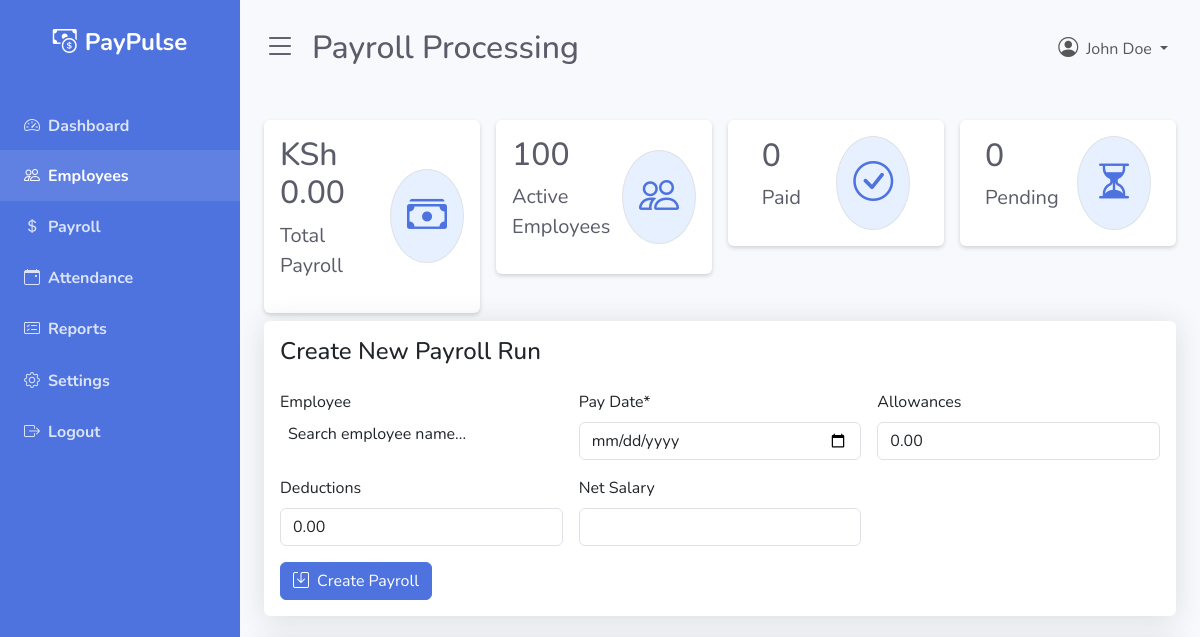
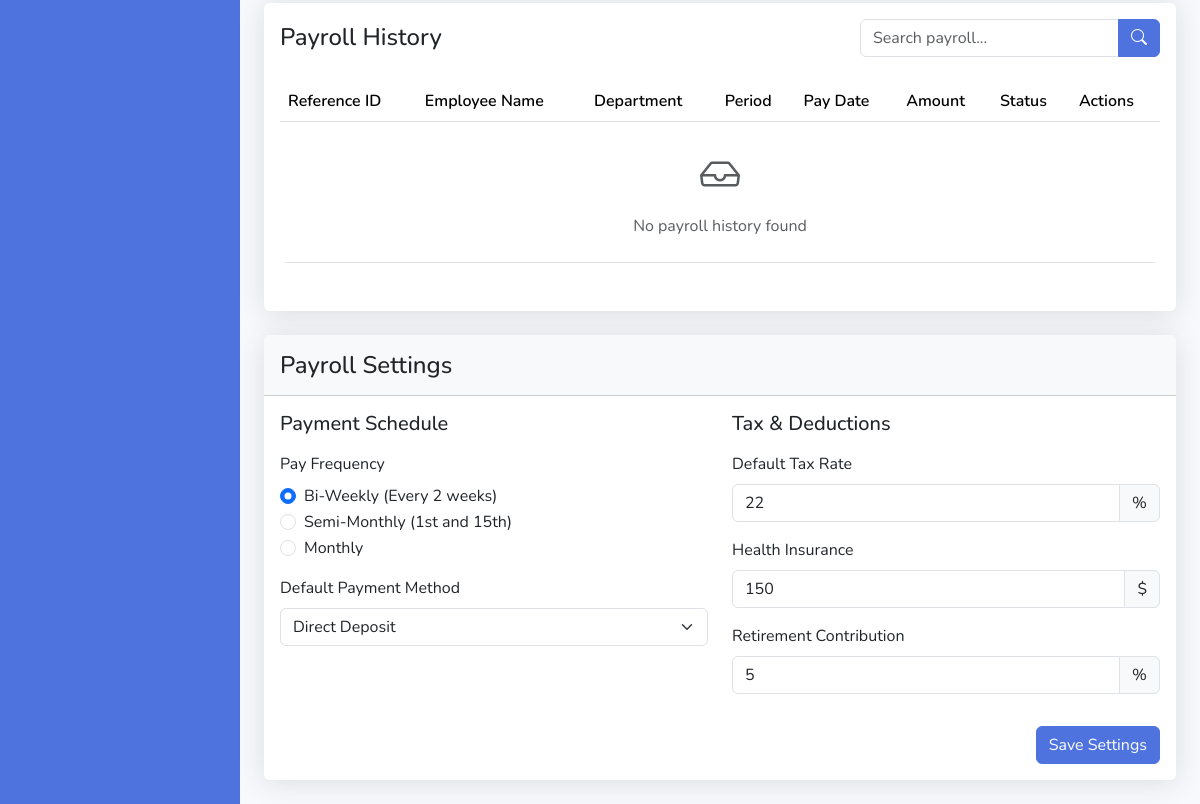
/payroll/, run on an earlier commit of the app's database (2 pictures, top to bottom).
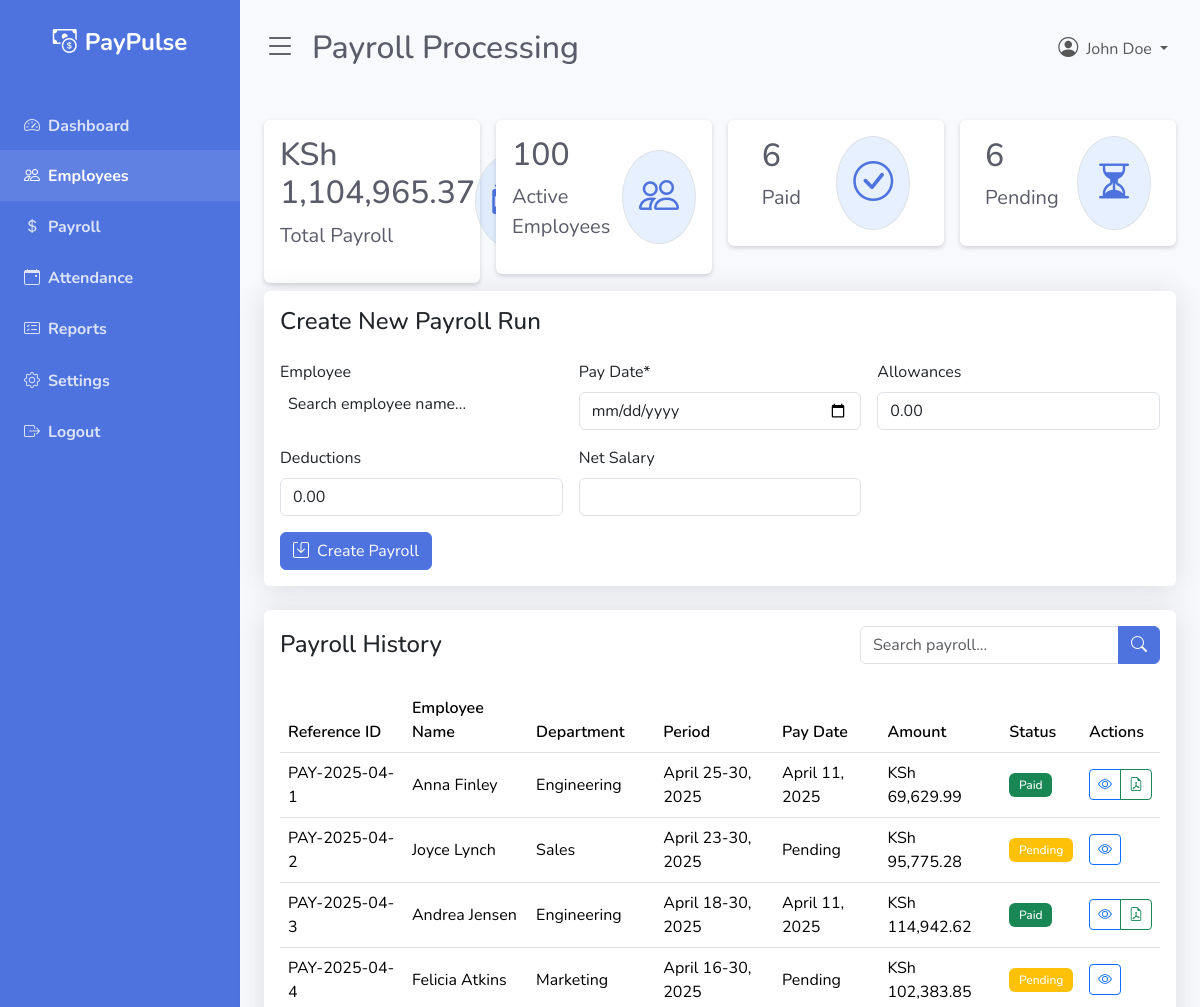
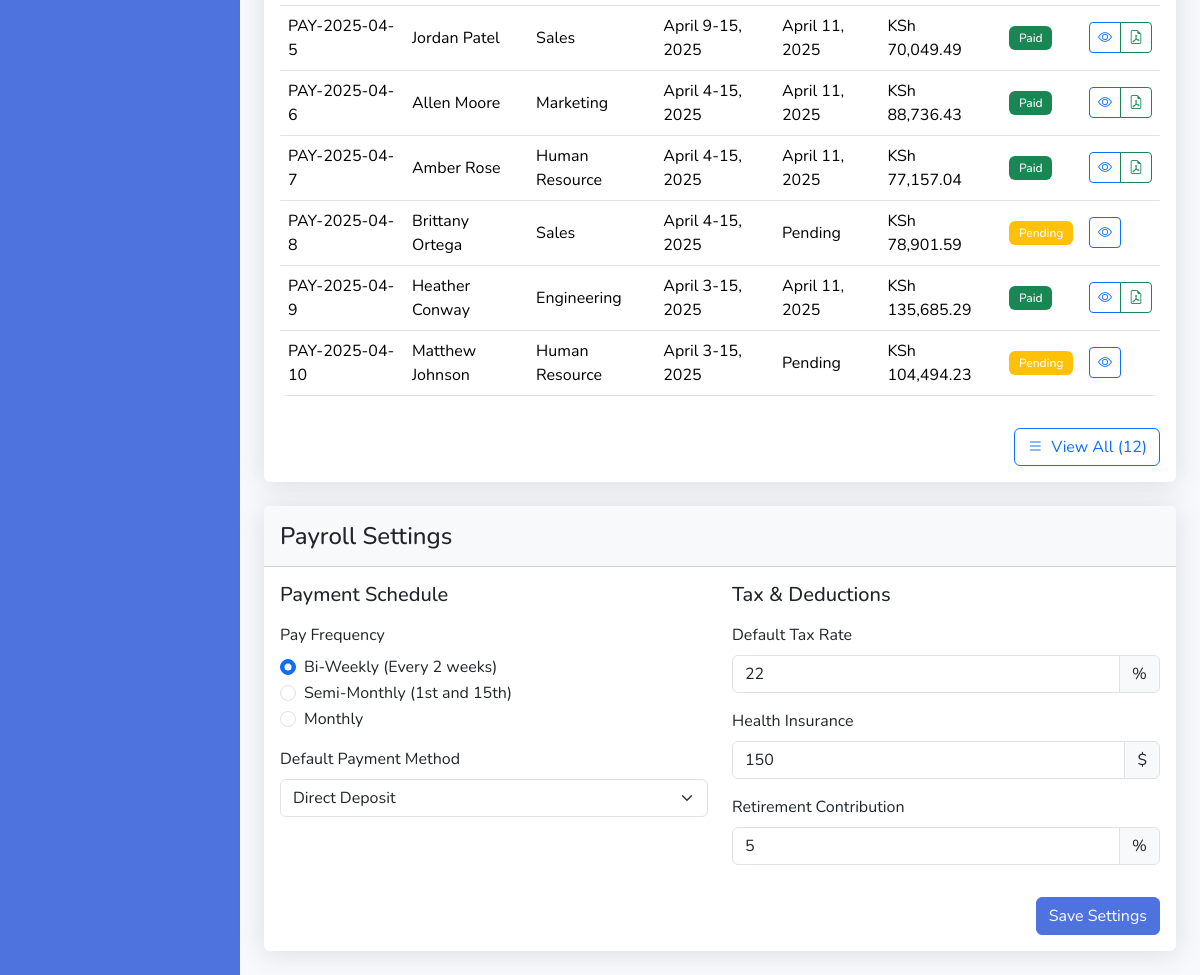
And on a later commit of the database (2 pictures, top to bottom).
### payroll/models.py (models this page shows, shortened)
class Payroll(models.Model):
    PAYMENT_STATUS_CHOICES = [
        ('paid', 'Paid'),
        ('pending', 'Pending'),
    ]
    employee = models.ForeignKey(Employee, on_delete=models.CASCADE, related_name='payrolls')
    pay_period = models.DateField(
        default=timezone.now,
        help_text="Period for which this payroll is generated"
    )
    gross_salary = models.DecimalField(max_digits=10, decimal_places=2)
    total_allowances = models.DecimalField(max_digits=10, decimal_places=2, default=0.00)
    total_deductions = models.DecimalField(max_digits=10, decimal_places=2, default=0.00)
    net_salary = models.DecimalField(max_digits=10, decimal_places=2)
    payment_status = models.CharField(
        max_length=20,
        choices=PAYMENT_STATUS_CHOICES,
        default='pending'
    )
    payment_date = models.DateField(blank=True, null=True)
    created_at = models.DateTimeField(auto_now_add=True)
    updated_at = models.DateTimeField(auto_now=True)
    class Meta:
        ordering = ['-pay_period', 'employee__first_name']
        unique_together = ['employee', 'pay_period']

class Employee(models.Model):
    ACTIVE_STATUS = [
        ('active', 'Active'),
        ('on_leave', 'On Leave'),
        ('probation', 'Probation'),
    ]
    DEPARTMENT_CHOICES = [
        ('engineering', 'Engineering'),
        ('marketing', 'Marketing'),
        ('sales', 'Sales'),
        ('human_resource', 'Human Resource'),
        ('finance', 'Finance'),
        ('design', 'Design'),
    ]
    first_name = models.CharField(max_length=30)
    last_name = models.CharField(max_length=30)
    email = models.EmailField()
    phone_number = models.CharField(max_length=15, blank=True, null=True)
    hire_date = models.DateField()
    department = models.CharField(
        max_length=20,
        choices=DEPARTMENT_CHOICES,
        null=True,
        blank=True,
    )
    salary = models.DecimalField(max_digits=10, decimal_places=2)
    is_active = models.CharField(
        max_length=10,
        choices=ACTIVE_STATUS,
        default='active',
    )

### payroll/views.py (the view)
# urls.py: path('', include('payroll.urls')),
def payroll(request):
    show_all = request.GET.get('show_all', False)
    active_employees = Employee.objects.filter(is_active='active').order_by('first_name', 'last_name')
    total_payroll = Payroll.objects.aggregate(total=models.Sum('gross_salary'))['total'] or 0
    total_employees = Employee.objects.filter(is_active='active').count()
    paid_count = Payroll.objects.filter(payment_status='paid').count()
    pending_count = Payroll.objects.filter(payment_status='pending').count()
    if show_all:
        payroll_history = Payroll.objects.select_related('employee').order_by('-pay_period', 'employee__first_name')
    else:
        payroll_history = Payroll.objects.select_related('employee').order_by('-pay_period', 'employee__first_name')[:10]
    context = {
        'active_employees': active_employees,
        'payroll_history': payroll_history,
        'show_all': show_all,
        'total_payrolls': Payroll.objects.count(),
        'total_payroll': "{:,.2f}".format(total_payroll),  # Format with commas
        'total_employees': total_employees,
        'paid_count': paid_count,
        'pending_count': pending_count,
    }
    return render(request, 'payroll/payroll.html', context)

### payroll/templates/payroll/payroll.html (shortened to what this page needs)
{% load static %}
{% load humanize %}
<!DOCTYPE html>
<html lang="en">
<head>
  <link rel="stylesheet" href="https://cdn.jsdelivr.net/npm/bootstrap@5.3.2/dist/css/bootstrap.min.css">
  <link rel="stylesheet" href="https://cdn.jsdelivr.net/npm/bootstrap-icons@1.11.1/font/bootstrap-icons.css">
  <link rel="stylesheet" href="{% static 'css/style.css'%}">
  {% block extra_css %}
  <link href="https://cdn.jsdelivr.net/npm/select2@4.1.0-rc.0/dist/css/select2.min.css" rel="stylesheet" />
  <link href="https://cdn.jsdelivr.net/npm/select2-bootstrap-5-theme@1.3.0/dist/select2-bootstrap-5-theme.min.css" rel="stylesheet" />
  {% endblock %}
</head>
<body>
  <div class="d-flex" id="wrapper">
     {% include 'sidebar.html'%}
    <div id="page-content-wrapper">
      <nav class="navbar navbar-expand-lg navbar-light bg-transparent py-4 px-4">
        <div class="d-flex align-items-center">
          <i class="bi bi-list fs-2 me-3" id="menu-toggle"></i>
          <h2 class="fs-2 m-0">Payroll Processing</h2>
        </div>
        <div class="collapse navbar-collapse" id="navbarSupportedContent">
          <ul class="navbar-nav ms-auto mb-2 mb-lg-0">
            <li class="nav-item dropdown">
              <a class="nav-link dropdown-toggle" href="#" id="navbarDropdown"
                role="button" data-bs-toggle="dropdown" aria-expanded="false">
                <i class="bi bi-person-circle fs-5 me-2"></i>John Doe
              </a>
            </li>
          </ul>
        </div>
      </nav>
      <div class="container-fluid px-4">
        <div class="row g-3 my-2">
            <div class="col-md-3">
                <div class="p-3 bg-white shadow-sm d-flex justify-content-around align-items-center rounded card-hover">
                    <div>
                        <h3 class="fs-2">KSh {{ total_payroll }}</h3>
                        <p class="fs-5">Total Payroll</p>
                    </div>
                    <i class="bi bi-cash-stack fs-1 primary-text border rounded-full bg-primary-light p-3"></i>
                </div>
            </div>
            <div class="col-md-3">
                <div class="p-3 bg-white shadow-sm d-flex justify-content-around align-items-center rounded card-hover">
                    <div>
                        <h3 class="fs-2">{{ total_employees }}</h3>
                        <p class="fs-5">Active Employees</p>
                    </div>
                    <i class="bi bi-people fs-1 primary-text border rounded-full bg-primary-light p-3"></i>
                </div>
            </div>
            <div class="col-md-3">
                <div class="p-3 bg-white shadow-sm d-flex justify-content-around align-items-center rounded card-hover">
                    <div>
                        <h3 class="fs-2">{{ paid_count }}</h3>
                        <p class="fs-5">Paid</p>
                    </div>
                    <i class="bi bi-check-circle fs-1 primary-text border rounded-full bg-primary-light p-3"></i>
                </div>
            </div>
            <div class="col-md-3">
                <div class="p-3 bg-white shadow-sm d-flex justify-content-around align-items-center rounded card-hover">
                    <div>
                        <h3 class="fs-2">{{ pending_count }}</h3>
                        <p class="fs-5">Pending</p>
                    </div>
                    <i class="bi bi-hourglass-split fs-1 primary-text border rounded-full bg-primary-light p-3"></i>
                </div>
            </div>
        </div>
        <div class="row mb-4">
          <div class="col-12">
            <div class="card border-0 shadow">
              <div class="card-body">
                <h4 class="card-title mb-4">Create New Payroll Run</h4>
                <form id="payrollForm" class="row g-3" method="POST" action="{% url 'generate_payroll' %}">
                  <div class="col-md-4">
                    <label for="employee" class="form-label">Employee</label>
                  </div>
                  <div class="col-md-4">
                    <label for="pay_date" class="form-label">Pay Date*</label>
                    <input type="date" class="form-control" id="pay_date" name="pay_date" required>
                  </div>
                  <div class="col-md-4">
                    <label for="total_allowances" class="form-label">Allowances</label>
                    <input type="number" class="form-control" id="total_allowances" name="total_allowances" value="0.00" step="0.01" min="0">
                  </div>
                  <div class="col-md-4">
                    <label for="total_deductions" class="form-label">Deductions</label>
                    <input type="number" class="form-control" id="total_deductions" name="total_deductions" value="0.00" step="0.01" min="0">
                  </div>
                  <div class="col-md-4">
                    <label for="net_salary" class="form-label">Net Salary</label>
                    <input type="text" class="form-control" id="net_salary" readonly>
                  </div>
                  <div class="col-12">
                    <button type="submit" class="btn btn-primary">
                      <i class="bi bi-save me-2"></i>Create Payroll
                    </button>
                  </div>
                </form>
              </div>
            </div>
          </div>
        </div>
        <div class="row mb-4">
          <div class="col-12">
            <div class="card border-0 shadow">
              <div class="card-body">
                <div class="d-flex justify-content-between align-items-center mb-4">
                  <h4 class="card-title mb-0">Payroll History</h4>
                  <div class="input-group" style="width: 300px;">
                    <input type="text" class="form-control" id="searchPayroll" placeholder="Search payroll...">
                    <button class="btn btn-primary" type="button">
                      <i class="bi bi-search"></i>
                    </button>
                  </div>
                </div>
                <div class="table-responsive">
                  <table class="table align-middle" id="payrollHistoryTable">
                    <thead>
                      <tr>
                        <th>Reference ID</th>
                        <th>Employee Name</th>
                        <th>Department</th>
                        <th>Period</th>
                        <th>Pay Date</th>
                        <th>Amount</th>
                        <th>Status</th>
                        <th>Actions</th>
                      </tr>
                    </thead>
                    <tbody>
                      {% for payroll in payroll_history %}
                      <tr>
                        <td>PAY-{{ payroll.pay_period|date:"Y-m" }}-{{ forloop.counter }}</td>
                        <td>{{ payroll.employee.first_name }} {{ payroll.employee.last_name }}</td>
                        <td>{{ payroll.employee.get_department_display }}</td>
                        <td>{{ payroll.pay_period|date:"F j-" }}{% if payroll.pay_period.day <= 15 %}15{% else %}{{ payroll.pay_period|date:"t" }}{% endif %}, {{ payroll.pay_period|date:"Y" }}</td>
                        <td>{{ payroll.payment_date|date:"F j, Y"|default:"Pending" }}</td>
                        <td>KSh {{ payroll.gross_salary|floatformat:2|intcomma }}</td>
                        <td>
                          <span class="badge {% if payroll.payment_status == 'paid' %}bg-success{% else %}bg-warning{% endif %}">
                            {{ payroll.get_payment_status_display }}
                          </span>
                        </td>
                        <td>
                          <div class="btn-group">
                            <a href="{% url 'payroll_detail' payroll.id %}" class="btn btn-sm btn-outline-primary">
                              <i class="bi bi-eye"></i>
                            </a>
                            {% if payroll.payment_status == 'paid' %}
                            <button type="button"
                                    class="btn btn-sm btn-outline-success"
                                    onclick="generatePDF('{{ payroll.id }}')"
                                    title="Download PDF">
                                <i class="bi bi-file-earmark-pdf"></i>
                            </button>
                            {% endif %}
                          </div>
                        </td>
                      </tr>
                      {% empty %}
                      <tr>
                        <td colspan="8" class="text-center py-4">
                          <i class="bi bi-inbox fs-1 text-muted d-block mb-2"></i>
                          <p class="text-muted mb-0">No payroll history found</p>
                        </td>
                      </tr>
                      {% endfor %}
                    </tbody>
                  </table>
                </div>
                <div class="d-flex justify-content-end mt-3">
                  {% if not show_all and total_payrolls > 10 %}
                    <a href="?show_all=true" class="btn btn-outline-primary">
                      <i class="bi bi-list me-2"></i>View All ({{ total_payrolls }})
                    </a>
                  {% endif %}
                </div>
              </div>
            </div>
          </div>
        </div>
        <div class="row mb-4">
          <div class="col-12">
            <div class="card border-0 shadow">
              <div class="card-header bg-light py-3">
                <h4 class="card-title mb-0">Payroll Settings</h4>
              </div>
              <div class="card-body">
                <div class="row">
                  <div class="col-md-6">
                    <h5 class="mb-3">Payment Schedule</h5>
                    <div class="mb-3">
                      <label class="form-label">Pay Frequency</label>
                      <div class="form-check">
                        <input class="form-check-input" type="radio" name="payFrequency" id="biweekly" checked>
                        <label class="form-check-label" for="biweekly">
                          Bi-Weekly (Every 2 weeks)
                        </label>
                      </div>
                      <div class="form-check">
                        <input class="form-check-input" type="radio" name="payFrequency" id="semimonthly">
                        <label class="form-check-label" for="semimonthly">
                          Semi-Monthly (1st and 15th)
                        </label>
                      </div>
                      <div class="form-check">
                        <input class="form-check-input" type="radio" name="payFrequency" id="monthly">
                        <label class="form-check-label" for="monthly">
                          Monthly
                        </label>
                      </div>
                    </div>
                    <div class="mb-3">
                      <label for="paymentMethod" class="form-label">Default Payment Method</label>
                      <select class="form-select" id="paymentMethod">
                        <option>Direct Deposit</option>
                      </select>
                    </div>
                  </div>
                  <div class="col-md-6">
                    <h5 class="mb-3">Tax & Deductions</h5>
                    <div class="mb-3">
                      <label for="taxRate" class="form-label">Default Tax Rate</label>
                      <div class="input-group">
                        <input type="number" class="form-control" id="taxRate" value="22">
                        <span class="input-group-text">%</span>
                      </div>
                    </div>
                    <div class="mb-3">
                      <label for="healthInsurance" class="form-label">Health Insurance</label>
                      <div class="input-group">
                        <input type="number" class="form-control" id="healthInsurance" value="150">
                        <span class="input-group-text">$</span>
                      </div>
                    </div>
                    <div class="mb-3">
                      <label for="retirement" class="form-label">Retirement Contribution</label>
                      <div class="input-group">
                        <input type="number" class="form-control" id="retirement" value="5">
                        <span class="input-group-text">%</span>
                      </div>
                    </div>
                  </div>
                </div>
                <div class="text-end mt-3">
                  <button class="btn btn-primary">Save Settings</button>
                </div>
              </div>
            </div>
          </div>
        </div>
      </div>
    </div>
  </div>
</body>
</html>

What changed in the data, as far as the page shows it:
added Payroll: pay_period "2025-04", employee.first_name "Anna", employee.last_name "Finley", employee.department "Engineering", pay_period "April 25-", pay_period "30", pay_period "2025", payment_date "April 11, 2025", gross_salary "69,629.99", payment_status "Paid"
added Payroll: pay_period "2025-04", employee.first_name "Joyce", employee.last_name "Lynch", employee.department "Sales", pay_period "April 23-", pay_period "30", pay_period "2025", payment_date "Pending", gross_salary "95,775.28", payment_status "Pending"
added Payroll: pay_period "2025-04", employee.first_name "Andrea", employee.last_name "Jensen", employee.department "Engineering", pay_period "April 18-", pay_period "30", pay_period "2025", payment_date "April 11, 2025", gross_salary "114,942.62", payment_status "Paid"
added Payroll: pay_period "2025-04", employee.first_name "Felicia", employee.last_name "Atkins", employee.department "Marketing", pay_period "April 16-", pay_period "30", pay_period "2025", payment_date "Pending", gross_salary "102,383.85", payment_status "Pending"
added Payroll: pay_period "2025-04", employee.first_name "Jordan", employee.last_name "Patel", employee.department "Sales", pay_period "April 9-", shows "15", pay_period "2025", payment_date "April 11, 2025", gross_salary "70,049.49", payment_status "Paid"
added Payroll: pay_period "2025-04", employee.first_name "Allen", employee.last_name "Moore", employee.department "Marketing", pay_period "April 4-", shows "15", pay_period "2025", payment_date "April 11, 2025", gross_salary "88,736.43", payment_status "Paid"
added Payroll: pay_period "2025-04", employee.first_name "Amber", employee.last_name "Rose", employee.department "Human Resource", pay_period "April 4-", shows "15", pay_period "2025", payment_date "April 11, 2025", gross_salary "77,157.04", payment_status "Paid"
added Payroll: pay_period "2025-04", employee.first_name "Brittany", employee.last_name "Ortega", employee.department "Sales", pay_period "April 4-", shows "15", pay_period "2025", payment_date "Pending", gross_salary "78,901.59", payment_status "Pending"
added Payroll: pay_period "2025-04", employee.first_name "Heather", employee.last_name "Conway", employee.department "Engineering", pay_period "April 3-", shows "15", pay_period "2025", payment_date "April 11, 2025", gross_salary "135,685.29", payment_status "Paid"
added Payroll: pay_period "2025-04", employee.first_name "Matthew", employee.last_name "Johnson", employee.department "Human Resource", pay_period "April 3-", shows "15", pay_period "2025", payment_date "Pending", gross_salary "104,494.23", payment_status "Pending"
Also different on the page:
{{ total_payroll }}: "0.00" → "1,104,965.37"
{{ paid_count }}: "0" → "6"
{{ pending_count }}: "0" → "6"
{{ total_payrolls }}: (not shown) → "12"
text no longer shown: "No payroll history found"
text now shown: "View All ( )"
